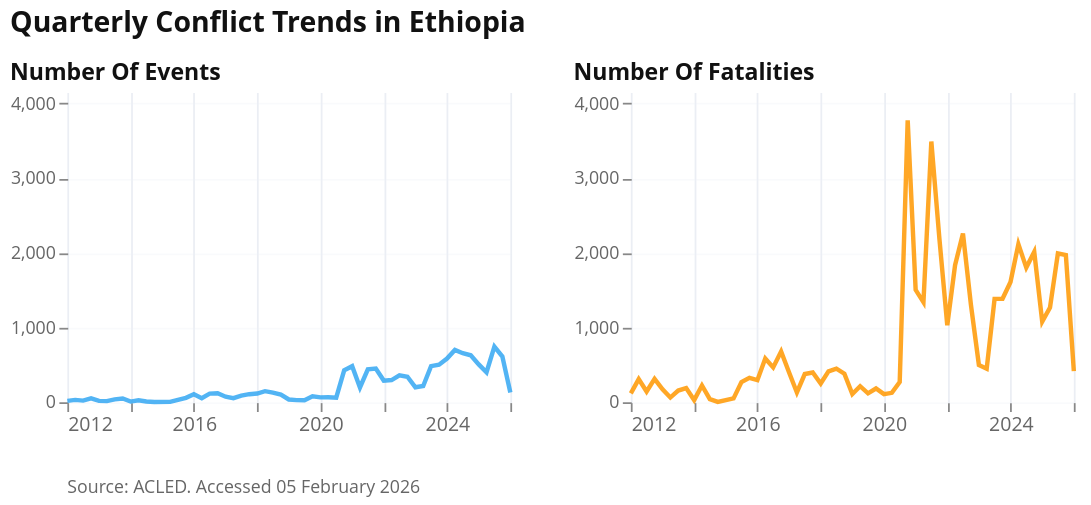

Notebook code cell kept with this figure:
### Code cell
fig = visuals.plot_conflict_trends_altair(
    conflict_quarterly_national,
    "Quarterly Conflict Trends in Ethiopia",
    f"Source: ACLED. Accessed {extracted_date_formatted}",
    subtitle="",
    measures=["nrEvents", "nrFatalities"],
    plot_type="line",
    width=250,
    height=175,
    bar_width_ratio=0.1,
    show_labels=False  # Add this to show labels
)

fig.show()

### Figure 1 — Vega-Lite specification as saved in the notebook (floating-point values rounded to 4 significant figures)
{"config": {"font": "Open Sans", "title": {"font": "Open Sans", "color": "#111111", "subtitleColor": "#666666"}, "axis": {"labelFont": "Open Sans", "titleFont": "Open Sans", "domainWidth": 0, "gridColor": "#EBEEF4", "labelColor": "#666666", "titleColor": "#111111"}, "legend": {"labelFont": "Open Sans", "titleFont": "Open Sans"}, "header": {"labelFont": "Open Sans", "titleFont": "Open Sans"}, "mark": {"font": "Open Sans"}, "text": {"font": "Open Sans"}, "view": {"strokeWidth": 0}}, "vconcat": [{"hconcat": [{"data": {"name": "data-aca48502136aab91f1a0b335675c905b"}, "mark": {"type": "line", "color": "#34A7F2", "opacity": 0.85, "strokeWidth": 2.5}, "encoding": {"x": {"axis": {"labelAngle": 0, "labelFontSize": 11, "labelFontWeight": "normal", "title": null}, "field": "event_date", "type": "temporal"}, "y": {"axis": {"grid": true, "gridOpacity": 0.3, "labelFontSize": 10, "title": null, "titleFontSize": 11}, "field": "nrEvents", "scale": {"domain": [0, 4152.0], "zero": true}, "type": "quantitative"}}, "height": 175, "title": {"text": "Number Of Events", "align": "left", "anchor": "start", "fontSize": 13, "fontWeight": "bold"}, "width": 250}, {"data": {"name": "data-d7e74b21340389cec898d472db72e48e"}, "mark": {"type": "line", "color": "#FF9800", "opacity": 0.85, "strokeWidth": 2.5}, "encoding": {"x": {"axis": {"labelAngle": 0, "labelFontSize": 11, "labelFontWeight": "normal", "title": null}, "field": "event_date", "type": "temporal"}, "y": {"axis": {"grid": true, "gridOpacity": 0.3, "labelFontSize": 10, "title": null, "titleFontSize": 11}, "field": "nrFatalities", "scale": {"domain": [0, 4152.0], "zero": true}, "type": "quantitative"}}, "height": 175, "title": {"text": "Number Of Fatalities", "align": "left", "anchor": "start", "fontSize": 13, "fontWeight": "bold"}, "width": 250}], "spacing": 30, "title": {"text": ["Quarterly Conflict Trends in Ethiopia"], "align": "left", "anchor": "start", "dy": -10, "fontSize": 16, "fontWeight": "bold", "subtitleFontSize": 12, "subtitleFontWeight": "normal"}}, {"data": {"name": "empty"}, "mark": {"type": "text", "align": "left", "baseline": "top", "color": "#666666", "dx": -265.0, "dy": 10, "fontSize": 10, "fontWeight": "normal"}, "encoding": {"text": {"value": "Source: ACLED. Accessed 05 February 2026"}}, "height": 20, "width": 530}], "spacing": 5, "$schema": "https://vega.github.io/schema/vega-lite/v6.1.0.json", "datasets": {"data-aca48502136aab91f1a0b335675c905b": [{"event_date": "2012-01-01T00:00:00", "nrEvents": 18}, {"event_date": "2012-04-01T00:00:00", "nrEvents": 32}, {"event_date": "2012-07-01T00:00:00", "nrEvents": 22}, {"event_date": "2012-10-01T00:00:00", "nrEvents": 52}, {"event_date": "2013-01-01T00:00:00", "nrEvents": 18}, {"event_date": "2013-04-01T00:00:00", "nrEvents": 15}, {"event_date": "2013-07-01T00:00:00", "nrEvents": 38}, {"event_date": "2013-10-01T00:00:00", "nrEvents": 50}, {"event_date": "2014-01-01T00:00:00", "nrEvents": 9}, {"event_date": "2014-04-01T00:00:00", "nrEvents": 27}, {"event_date": "2014-07-01T00:00:00", "nrEvents": 11}, {"event_date": "2014-10-01T00:00:00", "nrEvents": 3}, {"event_date": "2015-04-01T00:00:00", "nrEvents": 5}, {"event_date": "2015-07-01T00:00:00", "nrEvents": 32}, {"event_date": "2015-10-01T00:00:00", "nrEvents": 59}, {"event_date": "2016-01-01T00:00:00", "nrEvents": 107}, {"event_date": "2016-04-01T00:00:00", "nrEvents": 55}, {"event_date": "2016-07-01T00:00:00", "nrEvents": 116}, {"event_date": "2016-10-01T00:00:00", "nrEvents": 121}, {"event_date": "2017-01-01T00:00:00", "nrEvents": 74}, {"event_date": "2017-04-01T00:00:00", "nrEvents": 55}, {"event_date": "2017-07-01T00:00:00", "nrEvents": 88}, {"event_date": "2017-10-01T00:00:00", "nrEvents": 108}, {"event_date": "2018-01-01T00:00:00", "nrEvents": 117}, {"event_date": "2018-04-01T00:00:00", "nrEvents": 148}, {"event_date": "2018-07-01T00:00:00", "nrEvents": 129}, {"event_date": "2018-10-01T00:00:00", "nrEvents": 102}, {"event_date": "2019-01-01T00:00:00", "nrEvents": 37}, {"event_date": "2019-04-01T00:00:00", "nrEvents": 28}, {"event_date": "2019-07-01T00:00:00", "nrEvents": 26}, {"event_date": "2019-10-01T00:00:00", "nrEvents": 79}, {"event_date": "2020-01-01T00:00:00", "nrEvents": 65}, {"event_date": "2020-04-01T00:00:00", "nrEvents": 66}, {"event_date": "2020-07-01T00:00:00", "nrEvents": 61}, {"event_date": "2020-10-01T00:00:00", "nrEvents": 428}, {"event_date": "2021-01-01T00:00:00", "nrEvents": 483}, {"event_date": "2021-04-01T00:00:00", "nrEvents": 198}, {"event_date": "2021-07-01T00:00:00", "nrEvents": 441}, {"event_date": "2021-10-01T00:00:00", "nrEvents": 450}, {"event_date": "2022-01-01T00:00:00", "nrEvents": 290}, {"event_date": "2022-04-01T00:00:00", "nrEvents": 297}, {"event_date": "2022-07-01T00:00:00", "nrEvents": 359}, {"event_date": "2022-10-01T00:00:00", "nrEvents": 341}, {"event_date": "2023-01-01T00:00:00", "nrEvents": 201}, {"event_date": "2023-04-01T00:00:00", "nrEvents": 218}, {"event_date": "2023-07-01T00:00:00", "nrEvents": 484}, {"event_date": "2023-10-01T00:00:00", "nrEvents": 503}, {"event_date": "2024-01-01T00:00:00", "nrEvents": 585}, {"event_date": "2024-04-01T00:00:00", "nrEvents": 700}, {"event_date": "2024-07-01T00:00:00", "nrEvents": 656}, {"event_date": "2024-10-01T00:00:00", "nrEvents": 629}, {"event_date": "2025-01-01T00:00:00", "nrEvents": 507}, {"event_date": "2025-04-01T00:00:00", "nrEvents": 402}, {"event_date": "2025-07-01T00:00:00", "nrEvents": 745}, {"event_date": "2025-10-01T00:00:00", "nrEvents": 612}, {"event_date": "2026-01-01T00:00:00", "nrEvents": 130}], "data-d7e74b21340389cec898d472db72e48e": [{"event_date": "2012-01-01T00:00:00", "nrFatalities": 118}, {"event_date": "2012-04-01T00:00:00", "nrFatalities": 310}, {"event_date": "2012-07-01T00:00:00", "nrFatalities": 144}, {"event_date": "2012-10-01T00:00:00", "nrFatalities": 313}, {"event_date": "2013-01-01T00:00:00", "nrFatalities": 172}, {"event_date": "2013-04-01T00:00:00", "nrFatalities": 63}, {"event_date": "2013-07-01T00:00:00", "nrFatalities": 157}, {"event_date": "2013-10-01T00:00:00", "nrFatalities": 190}, {"event_date": "2014-01-01T00:00:00", "nrFatalities": 29}, {"event_date": "2014-04-01T00:00:00", "nrFatalities": 224}, {"event_date": "2014-07-01T00:00:00", "nrFatalities": 41}, {"event_date": "2014-10-01T00:00:00", "nrFatalities": 4}, {"event_date": "2015-04-01T00:00:00", "nrFatalities": 51}, {"event_date": "2015-07-01T00:00:00", "nrFatalities": 269}, {"event_date": "2015-10-01T00:00:00", "nrFatalities": 326}, {"event_date": "2016-01-01T00:00:00", "nrFatalities": 296}, {"event_date": "2016-04-01T00:00:00", "nrFatalities": 586}, {"event_date": "2016-07-01T00:00:00", "nrFatalities": 467}, {"event_date": "2016-10-01T00:00:00", "nrFatalities": 680}, {"event_date": "2017-01-01T00:00:00", "nrFatalities": 398}, {"event_date": "2017-04-01T00:00:00", "nrFatalities": 131}, {"event_date": "2017-07-01T00:00:00", "nrFatalities": 378}, {"event_date": "2017-10-01T00:00:00", "nrFatalities": 398}, {"event_date": "2018-01-01T00:00:00", "nrFatalities": 251}, {"event_date": "2018-04-01T00:00:00", "nrFatalities": 413}, {"event_date": "2018-07-01T00:00:00", "nrFatalities": 450}, {"event_date": "2018-10-01T00:00:00", "nrFatalities": 382}, {"event_date": "2019-01-01T00:00:00", "nrFatalities": 111}, {"event_date": "2019-04-01T00:00:00", "nrFatalities": 215}, {"event_date": "2019-07-01T00:00:00", "nrFatalities": 119}, {"event_date": "2019-10-01T00:00:00", "nrFatalities": 184}, {"event_date": "2020-01-01T00:00:00", "nrFatalities": 108}, {"event_date": "2020-04-01T00:00:00", "nrFatalities": 126}, {"event_date": "2020-07-01T00:00:00", "nrFatalities": 272}, {"event_date": "2020-10-01T00:00:00", "nrFatalities": 3775}, {"event_date": "2021-01-01T00:00:00", "nrFatalities": 1504}, {"event_date": "2021-04-01T00:00:00", "nrFatalities": 1340}, {"event_date": "2021-07-01T00:00:00", "nrFatalities": 3491}, {"event_date": "2021-10-01T00:00:00", "nrFatalities": 2204}, {"event_date": "2022-01-01T00:00:00", "nrFatalities": 1031}, {"event_date": "2022-04-01T00:00:00", "nrFatalities": 1836}, {"event_date": "2022-07-01T00:00:00", "nrFatalities": 2259}, {"event_date": "2022-10-01T00:00:00", "nrFatalities": 1305}, {"event_date": "2023-01-01T00:00:00", "nrFatalities": 500}, {"event_date": "2023-04-01T00:00:00", "nrFatalities": 450}, {"event_date": "2023-07-01T00:00:00", "nrFatalities": 1384}, {"event_date": "2023-10-01T00:00:00", "nrFatalities": 1385}, {"event_date": "2024-01-01T00:00:00", "nrFatalities": 1610}, {"event_date": "2024-04-01T00:00:00", "nrFatalities": 2117}, {"event_date": "2024-07-01T00:00:00", "nrFatalities": 1803}, {"event_date": "2024-10-01T00:00:00", "nrFatalities": 2013}, {"event_date": "2025-01-01T00:00:00", "nrFatalities": 1079}, {"event_date": "2025-04-01T00:00:00", "nrFatalities": 1268}, {"event_date": "2025-07-01T00:00:00", "nrFatalities": 1994}, {"event_date": "2025-10-01T00:00:00", "nrFatalities": 1972}, {"event_date": "2026-01-01T00:00:00", "nrFatalities": 417}], "empty": [{}]}}
